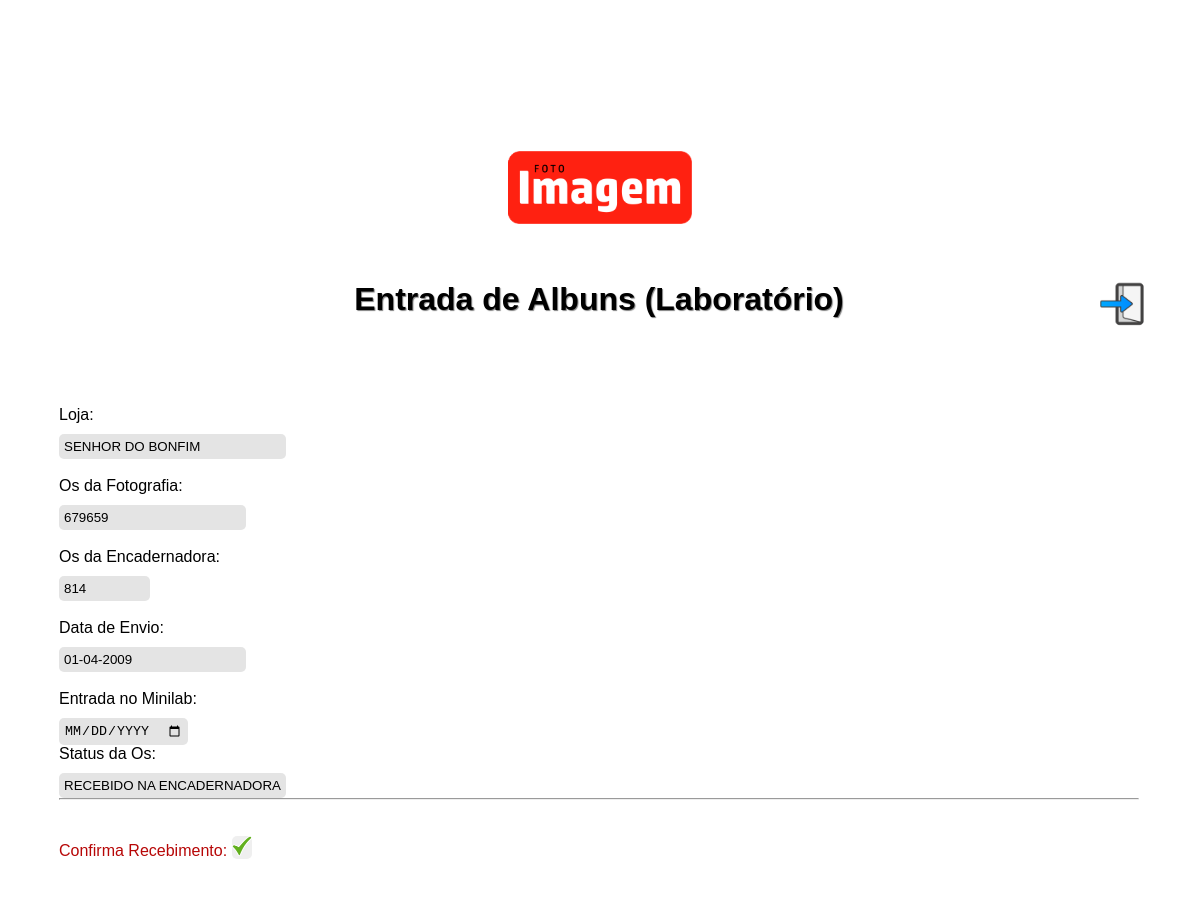
/minilab.php?os=814 (signed in), run on the app's committed database.
### tables this page shows
CREATE TABLE `pedido` (
  `id_pedido` int(4) NOT NULL,
  `id_loja` int(4) NOT NULL,
  `os_fotografia` varchar(150) NOT NULL,
  `os` varchar(10) DEFAULT NULL,
  `codigo_cliente` int(6) DEFAULT NULL,
  `cliente` varchar(250) DEFAULT NULL,
  `email_cliente` varchar(250) DEFAULT NULL,
  `telefone_cliente` varchar(50) DEFAULT NULL,
  `vendedor` varchar(150) DEFAULT NULL,
  `status_pag` int(4) DEFAULT NULL,
  `valor` decimal(5,2) DEFAULT NULL,
  `id_status` int(4) DEFAULT NULL,
  `data_loja` varchar(100) DEFAULT NULL,
  `data_lab` varchar(20) DEFAULT NULL,
  `data_encad` varchar(20) DEFAULT NULL,
  `id_modelo` int(4) DEFAULT NULL,
  `id_tamanhoalb` int(4) DEFAULT NULL,
  `paginas` varchar(10) DEFAULT NULL,
  `id_laminacao` int(4) DEFAULT NULL,
  `id_modelocapa` int(4) DEFAULT NULL,
  `id_laminacaocapa` int(4) DEFAULT NULL,
  `id_cantoneira` int(4) DEFAULT NULL,
  `id_corte` int(4) DEFAULT NULL,
  `id_estojo` int(4) DEFAULT NULL,
  `id_maleta` int(4) DEFAULT NULL
);

CREATE TABLE `lojas` (
  `id_loja` int(4) NOT NULL,
  `nome_loja` varchar(150) NOT NULL
);

CREATE TABLE `status` (
  `id_status` int(4) NOT NULL,
  `status` varchar(150) NOT NULL
);

### minilab.php (the view, shortened to what this page needs)
<?php
		include('conexao.php');
		$os=isset($_GET['os'])?$_GET['os']:"";
		$busca_lojas="SELECT p.id_loja, l.nome_loja,p.os_fotografia, p.os, p.data_loja,s.status,p.data_lab FROM  pedido as p join lojas as l on l.id_loja=p.id_loja and  os='$os' join status as s on s.id_status= p.id_status order by p.data_loja desc";
		$query_lojas=mysqli_query($conecta, $busca_lojas);
		while ($lista_loja=mysqli_fetch_array($query_lojas)){
			$lojan=$lista_loja['nome_loja'];
			$id_loja=$lista_loja['id_loja'];
			$oss=$lista_loja['os'];
			$data_env_lj=$lista_loja['data_loja'];
			$statuss=$lista_loja['status'];
			$osfoto=$lista_loja['os_fotografia'];
		}
?>
<!DOCTYPE html>
<html>
<head><meta name="viewport" content="width=device-width, initial-scale=1.0">
	<link rel="stylesheet" type="text/css" href="css/estilo.css">
</head>
<body>
	<img src="imagens/logo.png" id="logo">
	<div id="interface">
		<img src="imagens/sair.png" id="sair2" title="Sair" onclick="voltar()">
	<h1>Entrada de Albuns (Laboratório)</h1>
	<form name="form" action="processa_recebimento_lab.php" method="POST" id="encadernadora">
		<?php
				echo "<input type='hidden' value='$id_loja' name='idloja'>
		Loja: <input type='text' name='n_loja' value='$lojan ' readonly size='25'><br>
		Os da Fotografia: <input type='text' name='osfoto' value='$osfoto' readonly required><br>
		Os da Encadernadora: <input type='text' name='os' value='$oss' readonly required size='8'><br>
		Data de Envio: <input type='text' name='data_envio'  value=".date('d-m-Y',strtotime($data_env_lj))." readonly required><br>
		Entrada no Minilab: <input type='date' name='data_lab' required>
		Status da Os: <input type='text' value='$statuss' readonly size='25'>
			<hr>
		<br><br>
		<span class='red'>Confirma Recebimento:</span> <button id='bt'><img src='imagens/visto.png' width=20px></button>";
		?>
		<br><br>
	</form>
</div>
</body>
</html>

### css/estilo.css (style rules this page uses)
* { margin:0; padding:0; }
#interface { width: 1080px; background: white; top: 31%; padding: 30px; position: absolute; left: 50%; margin-left: -571px; margin-top: -30px; border-radius: 7px; }
#encadernadora input[type="text"],input[type="email"], input[type="date"] { padding: 5px; border-radius: 5px; border: navajowhite; display: block; text-transform: uppercase; margin-top: 10px; background: #80808036; }
span.red { color: #b70707; }
body { font-family: arial; color: black; background-image: url(http://www.fotoimagem.com.br/templates/imagem/imgs/bg_25.png); }
h1 { text-align: center; text-shadow: 1px 1px 1px gray; margin-bottom: 88px; color: black; }
#bt { border:none; border-radius:5px; width:20px; cursor:pointer; }
img#logo { position: absolute; top: 31%; left: 50%; width: 184px; margin-left: -92px; margin-top: -130px; }
#sair2 { width: 50px; margin-left: 91%; position: absolute; cursor: pointer; }

### data on the page
pedido: n_loja "SENHOR DO BONFIM", osfoto "679659", os "814", data_envio "01-04-2009", id_status.status "Recebido na Encadernadora"
